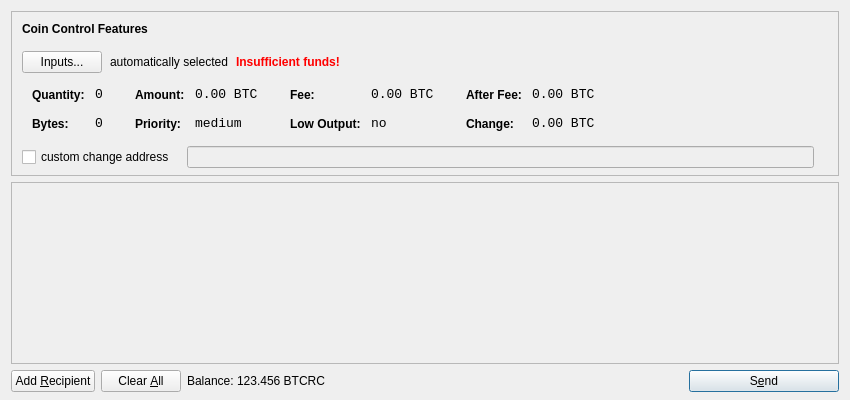
<?xml version="1.0" encoding="UTF-8"?>
<ui version="4.0">
 <class>SendCoinsDialog</class>
 <widget class="QDialog" name="SendCoinsDialog">
  <property name="geometry">
   <rect>
    <x>0</x>
    <y>0</y>
    <width>850</width>
    <height>400</height>
   </rect>
  </property>
  <property name="windowTitle">
   <string>Send Coins</string>
  </property>
  <layout class="QVBoxLayout" name="verticalLayout" stretch="0,1,0">
   <property name="bottomMargin">
    <number>8</number>
   </property>
   <item>
    <widget class="QFrame" name="frameCoinControl">
     <property name="sizePolicy">
      <sizepolicy hsizetype="Expanding" vsizetype="Expanding">
       <horstretch>0</horstretch>
       <verstretch>0</verstretch>
      </sizepolicy>
     </property>
     <property name="maximumSize">
      <size>
       <width>16777215</width>
       <height>16777215</height>
      </size>
     </property>
     <property name="frameShape">
      <enum>QFrame::StyledPanel</enum>
     </property>
     <property name="frameShadow">
      <enum>QFrame::Sunken</enum>
     </property>
     <layout class="QVBoxLayout" name="verticalLayoutCoinControl2">
      <property name="spacing">
       <number>-1</number>
      </property>
      <property name="leftMargin">
       <number>0</number>
      </property>
      <property name="topMargin">
       <number>0</number>
      </property>
      <property name="rightMargin">
       <number>0</number>
      </property>
      <property name="bottomMargin">
       <number>6</number>
      </property>
      <item>
       <layout class="QVBoxLayout" name="verticalLayoutCoinControl" stretch="0,0,0,0,1">
        <property name="spacing">
         <number>0</number>
        </property>
        <property name="leftMargin">
         <number>10</number>
        </property>
        <property name="topMargin">
         <number>10</number>
        </property>
        <item>
         <layout class="QHBoxLayout" name="horizontalLayoutCoinControl1">
          <property name="bottomMargin">
           <number>15</number>
          </property>
          <item>
           <widget class="QLabel" name="labelCoinControlFeatures">
            <property name="sizePolicy">
             <sizepolicy hsizetype="Preferred" vsizetype="Maximum">
              <horstretch>0</horstretch>
              <verstretch>0</verstretch>
             </sizepolicy>
            </property>
            <property name="font">
             <font>
              <weight>75</weight>
              <bold>true</bold>
             </font>
            </property>
            <property name="styleSheet">
             <string notr="true">font-weight:bold;</string>
            </property>
            <property name="text">
             <string>Coin Control Features</string>
            </property>
           </widget>
          </item>
         </layout>
        </item>
        <item>
         <layout class="QHBoxLayout" name="horizontalLayoutCoinControl2" stretch="0,0,0,0">
          <property name="spacing">
           <number>8</number>
          </property>
          <property name="bottomMargin">
           <number>10</number>
          </property>
          <item>
           <widget class="QPushButton" name="pushButtonCoinControl">
            <property name="styleSheet">
             <string notr="true"/>
            </property>
            <property name="text">
             <string>Inputs...</string>
            </property>
           </widget>
          </item>
          <item>
           <widget class="QLabel" name="labelCoinControlAutomaticallySelected">
            <property name="text">
             <string>automatically selected</string>
            </property>
            <property name="margin">
             <number>5</number>
            </property>
           </widget>
          </item>
          <item>
           <widget class="QLabel" name="labelCoinControlInsuffFunds">
            <property name="font">
             <font>
              <weight>75</weight>
              <bold>true</bold>
             </font>
            </property>
            <property name="styleSheet">
             <string notr="true">color:red;font-weight:bold;</string>
            </property>
            <property name="text">
             <string>Insufficient funds!</string>
            </property>
            <property name="margin">
             <number>5</number>
            </property>
           </widget>
          </item>
          <item>
           <spacer name="horizontalSpacerCoinControl">
            <property name="orientation">
             <enum>Qt::Horizontal</enum>
            </property>
            <property name="sizeHint" stdset="0">
             <size>
              <width>40</width>
              <height>1</height>
             </size>
            </property>
           </spacer>
          </item>
         </layout>
        </item>
        <item>
         <widget class="QWidget" name="widgetCoinControl" native="true">
          <property name="sizePolicy">
           <sizepolicy hsizetype="Preferred" vsizetype="Preferred">
            <horstretch>0</horstretch>
            <verstretch>0</verstretch>
           </sizepolicy>
          </property>
          <property name="minimumSize">
           <size>
            <width>0</width>
            <height>0</height>
           </size>
          </property>
          <property name="styleSheet">
           <string notr="true"/>
          </property>
          <layout class="QHBoxLayout" name="horizontalLayoutCoinControl5">
           <property name="margin">
            <number>0</number>
           </property>
           <item>
            <layout class="QHBoxLayout" name="horizontalLayoutCoinControl3" stretch="0,0,0,1">
             <property name="spacing">
              <number>20</number>
             </property>
             <property name="topMargin">
              <number>0</number>
             </property>
             <property name="bottomMargin">
              <number>10</number>
             </property>
             <item>
              <layout class="QFormLayout" name="formLayoutCoinControl1">
               <property name="horizontalSpacing">
                <number>10</number>
               </property>
               <property name="verticalSpacing">
                <number>14</number>
               </property>
               <property name="leftMargin">
                <number>10</number>
               </property>
               <property name="topMargin">
                <number>4</number>
               </property>
               <property name="rightMargin">
                <number>6</number>
               </property>
               <item row="0" column="0">
                <widget class="QLabel" name="labelCoinControlQuantityText">
                 <property name="styleSheet">
                  <string notr="true">font-weight:bold;</string>
                 </property>
                 <property name="text">
                  <string>Quantity:</string>
                 </property>
                 <property name="margin">
                  <number>0</number>
                 </property>
                </widget>
               </item>
               <item row="0" column="1">
                <widget class="QLabel" name="labelCoinControlQuantity">
                 <property name="font">
                  <font>
                   <family>Monospace</family>
                   <pointsize>10</pointsize>
                  </font>
                 </property>
                 <property name="cursor">
                  <cursorShape>IBeamCursor</cursorShape>
                 </property>
                 <property name="contextMenuPolicy">
                  <enum>Qt::ActionsContextMenu</enum>
                 </property>
                 <property name="text">
                  <string notr="true">0</string>
                 </property>
                 <property name="margin">
                  <number>0</number>
                 </property>
                 <property name="textInteractionFlags">
                  <set>Qt::LinksAccessibleByMouse|Qt::TextSelectableByKeyboard|Qt::TextSelectableByMouse</set>
                 </property>
                </widget>
               </item>
               <item row="1" column="0">
                <widget class="QLabel" name="labelCoinControlBytesText">
                 <property name="styleSheet">
                  <string notr="true">font-weight:bold;</string>
                 </property>
                 <property name="text">
                  <string>Bytes:</string>
                 </property>
                </widget>
               </item>
               <item row="1" column="1">
                <widget class="QLabel" name="labelCoinControlBytes">
                 <property name="font">
                  <font>
                   <family>Monospace</family>
                   <pointsize>10</pointsize>
                  </font>
                 </property>
                 <property name="cursor">
                  <cursorShape>IBeamCursor</cursorShape>
                 </property>
                 <property name="contextMenuPolicy">
                  <enum>Qt::ActionsContextMenu</enum>
                 </property>
                 <property name="text">
                  <string notr="true">0</string>
                 </property>
                 <property name="textInteractionFlags">
                  <set>Qt::LinksAccessibleByMouse|Qt::TextSelectableByKeyboard|Qt::TextSelectableByMouse</set>
                 </property>
                </widget>
               </item>
              </layout>
             </item>
             <item>
              <layout class="QFormLayout" name="formLayoutCoinControl2">
               <property name="horizontalSpacing">
                <number>10</number>
               </property>
               <property name="verticalSpacing">
                <number>14</number>
               </property>
               <property name="leftMargin">
                <number>6</number>
               </property>
               <property name="topMargin">
                <number>4</number>
               </property>
               <property name="rightMargin">
                <number>6</number>
               </property>
               <item row="0" column="0">
                <widget class="QLabel" name="labelCoinControlAmountText">
                 <property name="styleSheet">
                  <string notr="true">font-weight:bold;</string>
                 </property>
                 <property name="text">
                  <string>Amount:</string>
                 </property>
                 <property name="margin">
                  <number>0</number>
                 </property>
                </widget>
               </item>
               <item row="0" column="1">
                <widget class="QLabel" name="labelCoinControlAmount">
                 <property name="font">
                  <font>
                   <family>Monospace</family>
                   <pointsize>10</pointsize>
                  </font>
                 </property>
                 <property name="cursor">
                  <cursorShape>IBeamCursor</cursorShape>
                 </property>
                 <property name="contextMenuPolicy">
                  <enum>Qt::ActionsContextMenu</enum>
                 </property>
                 <property name="text">
                  <string notr="true">0.00 BTC</string>
                 </property>
                 <property name="textInteractionFlags">
                  <set>Qt::LinksAccessibleByMouse|Qt::TextSelectableByKeyboard|Qt::TextSelectableByMouse</set>
                 </property>
                </widget>
               </item>
               <item row="1" column="0">
                <widget class="QLabel" name="labelCoinControlPriorityText">
                 <property name="styleSheet">
                  <string notr="true">font-weight:bold;</string>
                 </property>
                 <property name="text">
                  <string>Priority:</string>
                 </property>
                </widget>
               </item>
               <item row="1" column="1">
                <widget class="QLabel" name="labelCoinControlPriority">
                 <property name="font">
                  <font>
                   <family>Monospace</family>
                   <pointsize>10</pointsize>
                  </font>
                 </property>
                 <property name="cursor">
                  <cursorShape>IBeamCursor</cursorShape>
                 </property>
                 <property name="contextMenuPolicy">
                  <enum>Qt::ActionsContextMenu</enum>
                 </property>
                 <property name="text">
                  <string>medium</string>
                 </property>
                 <property name="textInteractionFlags">
                  <set>Qt::LinksAccessibleByMouse|Qt::TextSelectableByKeyboard|Qt::TextSelectableByMouse</set>
                 </property>
                </widget>
               </item>
              </layout>
             </item>
             <item>
              <layout class="QFormLayout" name="formLayoutCoinControl3">
               <property name="horizontalSpacing">
                <number>10</number>
               </property>
               <property name="verticalSpacing">
                <number>14</number>
               </property>
               <property name="leftMargin">
                <number>6</number>
               </property>
               <property name="topMargin">
                <number>4</number>
               </property>
               <property name="rightMargin">
                <number>6</number>
               </property>
               <item row="0" column="0">
                <widget class="QLabel" name="labelCoinControlFeeText">
                 <property name="styleSheet">
                  <string notr="true">font-weight:bold;</string>
                 </property>
                 <property name="text">
                  <string>Fee:</string>
                 </property>
                 <property name="margin">
                  <number>0</number>
                 </property>
                </widget>
               </item>
               <item row="0" column="1">
                <widget class="QLabel" name="labelCoinControlFee">
                 <property name="font">
                  <font>
                   <family>Monospace</family>
                   <pointsize>10</pointsize>
                  </font>
                 </property>
                 <property name="cursor">
                  <cursorShape>IBeamCursor</cursorShape>
                 </property>
                 <property name="contextMenuPolicy">
                  <enum>Qt::ActionsContextMenu</enum>
                 </property>
                 <property name="text">
                  <string notr="true">0.00 BTC</string>
                 </property>
                 <property name="textInteractionFlags">
                  <set>Qt::LinksAccessibleByMouse|Qt::TextSelectableByKeyboard|Qt::TextSelectableByMouse</set>
                 </property>
                </widget>
               </item>
               <item row="1" column="0">
                <widget class="QLabel" name="labelCoinControlLowOutputText">
                 <property name="styleSheet">
                  <string notr="true">font-weight:bold;</string>
                 </property>
                 <property name="text">
                  <string>Low Output:</string>
                 </property>
                </widget>
               </item>
               <item row="1" column="1">
                <widget class="QLabel" name="labelCoinControlLowOutput">
                 <property name="font">
                  <font>
                   <family>Monospace</family>
                   <pointsize>10</pointsize>
                  </font>
                 </property>
                 <property name="cursor">
                  <cursorShape>IBeamCursor</cursorShape>
                 </property>
                 <property name="contextMenuPolicy">
                  <enum>Qt::ActionsContextMenu</enum>
                 </property>
                 <property name="text">
                  <string>no</string>
                 </property>
                 <property name="textInteractionFlags">
                  <set>Qt::LinksAccessibleByMouse|Qt::TextSelectableByKeyboard|Qt::TextSelectableByMouse</set>
                 </property>
                </widget>
               </item>
              </layout>
             </item>
             <item>
              <layout class="QFormLayout" name="formLayoutCoinControl4">
               <property name="horizontalSpacing">
                <number>10</number>
               </property>
               <property name="verticalSpacing">
                <number>14</number>
               </property>
               <property name="leftMargin">
                <number>6</number>
               </property>
               <property name="topMargin">
                <number>4</number>
               </property>
               <property name="rightMargin">
                <number>6</number>
               </property>
               <item row="0" column="0">
                <widget class="QLabel" name="labelCoinControlAfterFeeText">
                 <property name="styleSheet">
                  <string notr="true">font-weight:bold;</string>
                 </property>
                 <property name="text">
                  <string>After Fee:</string>
                 </property>
                 <property name="margin">
                  <number>0</number>
                 </property>
                </widget>
               </item>
               <item row="0" column="1">
                <widget class="QLabel" name="labelCoinControlAfterFee">
                 <property name="font">
                  <font>
                   <family>Monospace</family>
                   <pointsize>10</pointsize>
                  </font>
                 </property>
                 <property name="cursor">
                  <cursorShape>IBeamCursor</cursorShape>
                 </property>
                 <property name="contextMenuPolicy">
                  <enum>Qt::ActionsContextMenu</enum>
                 </property>
                 <property name="text">
                  <string notr="true">0.00 BTC</string>
                 </property>
                 <property name="textInteractionFlags">
                  <set>Qt::LinksAccessibleByMouse|Qt::TextSelectableByKeyboard|Qt::TextSelectableByMouse</set>
                 </property>
                </widget>
               </item>
               <item row="1" column="0">
                <widget class="QLabel" name="labelCoinControlChangeText">
                 <property name="styleSheet">
                  <string notr="true">font-weight:bold;</string>
                 </property>
                 <property name="text">
                  <string>Change:</string>
                 </property>
                </widget>
               </item>
               <item row="1" column="1">
                <widget class="QLabel" name="labelCoinControlChange">
                 <property name="font">
                  <font>
                   <family>Monospace</family>
                   <pointsize>10</pointsize>
                  </font>
                 </property>
                 <property name="cursor">
                  <cursorShape>IBeamCursor</cursorShape>
                 </property>
                 <property name="contextMenuPolicy">
                  <enum>Qt::ActionsContextMenu</enum>
                 </property>
                 <property name="text">
                  <string notr="true">0.00 BTC</string>
                 </property>
                 <property name="textInteractionFlags">
                  <set>Qt::LinksAccessibleByMouse|Qt::TextSelectableByKeyboard|Qt::TextSelectableByMouse</set>
                 </property>
                </widget>
               </item>
              </layout>
             </item>
            </layout>
           </item>
          </layout>
         </widget>
        </item>
        <item>
         <layout class="QHBoxLayout" name="horizontalLayoutCoinControl4" stretch="0,0,0">
          <property name="spacing">
           <number>12</number>
          </property>
          <property name="sizeConstraint">
           <enum>QLayout::SetDefaultConstraint</enum>
          </property>
          <property name="topMargin">
           <number>5</number>
          </property>
          <property name="rightMargin">
           <number>5</number>
          </property>
          <item>
           <widget class="QCheckBox" name="checkBoxCoinControlChange">
            <property name="text">
             <string>custom change address</string>
            </property>
           </widget>
          </item>
          <item>
           <widget class="QLineEdit" name="lineEditCoinControlChange">
            <property name="enabled">
             <bool>false</bool>
            </property>
            <property name="sizePolicy">
             <sizepolicy hsizetype="Expanding" vsizetype="Fixed">
              <horstretch>0</horstretch>
              <verstretch>0</verstretch>
             </sizepolicy>
            </property>
           </widget>
          </item>
          <item>
           <widget class="QLabel" name="labelCoinControlChangeLabel">
            <property name="sizePolicy">
             <sizepolicy hsizetype="Preferred" vsizetype="Expanding">
              <horstretch>0</horstretch>
              <verstretch>0</verstretch>
             </sizepolicy>
            </property>
            <property name="minimumSize">
             <size>
              <width>0</width>
              <height>0</height>
             </size>
            </property>
            <property name="text">
             <string/>
            </property>
            <property name="margin">
             <number>3</number>
            </property>
           </widget>
          </item>
         </layout>
        </item>
        <item>
         <spacer name="verticalSpacerCoinControl">
          <property name="orientation">
           <enum>Qt::Vertical</enum>
          </property>
          <property name="sizeHint" stdset="0">
           <size>
            <width>800</width>
            <height>1</height>
           </size>
          </property>
         </spacer>
        </item>
       </layout>
      </item>
     </layout>
    </widget>
   </item>
   <item>
    <widget class="QScrollArea" name="scrollArea">
     <property name="widgetResizable">
      <bool>true</bool>
     </property>
     <widget class="QWidget" name="scrollAreaWidgetContents">
      <property name="geometry">
       <rect>
        <x>0</x>
        <y>0</y>
        <width>830</width>
        <height>165</height>
       </rect>
      </property>
      <layout class="QVBoxLayout" name="verticalLayout_2">
       <property name="margin">
        <number>0</number>
       </property>
       <item>
        <layout class="QVBoxLayout" name="entries">
         <property name="spacing">
          <number>6</number>
         </property>
        </layout>
       </item>
       <item>
        <spacer name="verticalSpacer">
         <property name="orientation">
          <enum>Qt::Vertical</enum>
         </property>
         <property name="sizeHint" stdset="0">
          <size>
           <width>20</width>
           <height>40</height>
          </size>
         </property>
        </spacer>
       </item>
      </layout>
     </widget>
    </widget>
   </item>
   <item>
    <layout class="QHBoxLayout" name="horizontalLayout">
     <item>
      <widget class="QPushButton" name="addButton">
       <property name="toolTip">
        <string>Send to multiple recipients at once</string>
       </property>
       <property name="text">
        <string>Add &amp;Recipient</string>
       </property>
       <property name="icon">
        <iconset resource="../bitcoin.qrc">
         <normaloff>:/icons/add</normaloff>:/icons/add</iconset>
       </property>
       <property name="autoDefault">
        <bool>false</bool>
       </property>
      </widget>
     </item>
     <item>
      <widget class="QPushButton" name="clearButton">
       <property name="sizePolicy">
        <sizepolicy hsizetype="Minimum" vsizetype="Fixed">
         <horstretch>0</horstretch>
         <verstretch>0</verstretch>
        </sizepolicy>
       </property>
       <property name="toolTip">
        <string>Remove all transaction fields</string>
       </property>
       <property name="text">
        <string>Clear &amp;All</string>
       </property>
       <property name="icon">
        <iconset resource="../bitcoin.qrc">
         <normaloff>:/icons/remove</normaloff>:/icons/remove</iconset>
       </property>
       <property name="autoRepeatDelay">
        <number>300</number>
       </property>
       <property name="autoDefault">
        <bool>false</bool>
       </property>
      </widget>
     </item>
     <item>
      <layout class="QHBoxLayout" name="horizontalLayout_2">
       <property name="spacing">
        <number>3</number>
       </property>
       <item>
        <widget class="QLabel" name="label">
         <property name="text">
          <string>Balance:</string>
         </property>
        </widget>
       </item>
       <item>
        <widget class="QLabel" name="labelBalance">
         <property name="cursor">
          <cursorShape>IBeamCursor</cursorShape>
         </property>
         <property name="text">
          <string>123.456 BTCRC</string>
         </property>
         <property name="textInteractionFlags">
          <set>Qt::LinksAccessibleByMouse|Qt::TextSelectableByKeyboard|Qt::TextSelectableByMouse</set>
         </property>
        </widget>
       </item>
      </layout>
     </item>
     <item>
      <spacer name="horizontalSpacer">
       <property name="orientation">
        <enum>Qt::Horizontal</enum>
       </property>
       <property name="sizeHint" stdset="0">
        <size>
         <width>40</width>
         <height>20</height>
        </size>
       </property>
      </spacer>
     </item>
     <item>
      <widget class="QPushButton" name="sendButton">
       <property name="minimumSize">
        <size>
         <width>150</width>
         <height>0</height>
        </size>
       </property>
       <property name="toolTip">
        <string>Confirm the send action</string>
       </property>
       <property name="text">
        <string>S&amp;end</string>
       </property>
       <property name="icon">
        <iconset resource="../bitcoin.qrc">
         <normaloff>:/icons/send</normaloff>:/icons/send</iconset>
       </property>
       <property name="default">
        <bool>true</bool>
       </property>
      </widget>
     </item>
    </layout>
   </item>
  </layout>
 </widget>
 <resources>
  <include location="../bitcoin.qrc"/>
 </resources>
 <connections/>
</ui>
